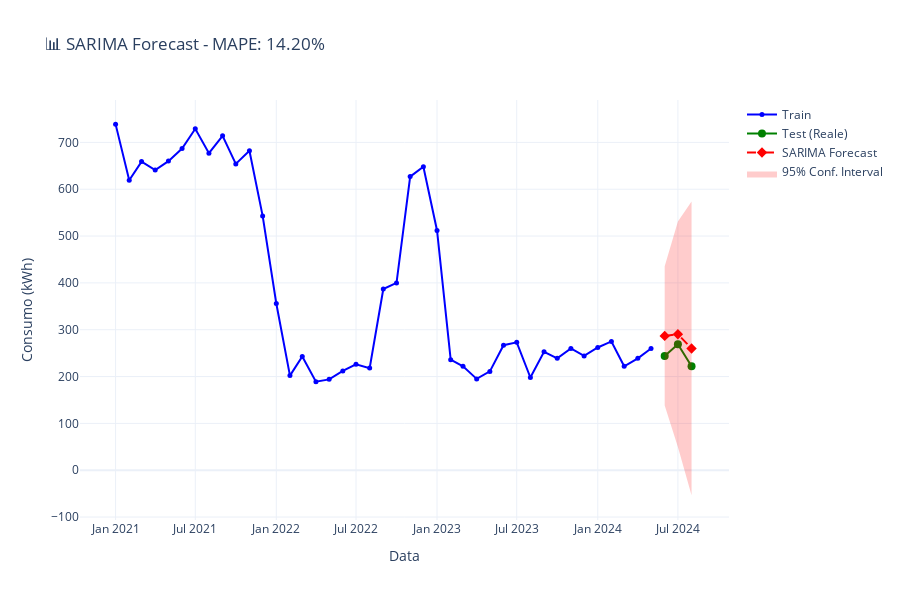

Notebook cell for this chart:
### Code cell
# Grafico interattivo previsioni SARIMA
fig = go.Figure()

# Train
fig.add_trace(go.Scatter(
    x=train.index, y=train['total_kWh'],
    mode='lines+markers',
    name='Train',
    line=dict(color='blue', width=2),
    marker=dict(size=5)
))

# Test (valori reali)
fig.add_trace(go.Scatter(
    x=test.index, y=test['total_kWh'],
    mode='lines+markers',
    name='Test (Reale)',
    line=dict(color='green', width=2),
    marker=dict(size=8)
))

# Previsioni SARIMA
fig.add_trace(go.Scatter(
    x=test.index, y=sarima_forecast,
    mode='lines+markers',
    name='SARIMA Forecast',
    line=dict(color='red', width=2, dash='dash'),
    marker=dict(size=8, symbol='diamond')
))

# Intervallo di confidenza
fig.add_trace(go.Scatter(
    x=test.index.tolist() + test.index.tolist()[::-1],
    y=sarima_conf_int.iloc[:, 1].tolist() + sarima_conf_int.iloc[:, 0].tolist()[::-1],
    fill='toself',
    fillcolor='rgba(255,0,0,0.2)',
    line=dict(color='rgba(255,255,255,0)'),
    showlegend=True,
    name='95% Conf. Interval'
))

fig.update_layout(
    title=f'📊 SARIMA Forecast - MAPE: {metrics_sarima["MAPE (%)"]:.2f}%',
    xaxis_title='Data',
    yaxis_title='Consumo (kWh)',
    height=600,
    hovermode='x unified',
    template='plotly_white'
)

fig.show()

### Figure 1 — Plotly figure (JSON) as saved in the notebook; plotly's stock layout.template omitted (floating-point values rounded to 4 significant figures)
{"data": [{"line": {"color": "blue", "width": 2}, "marker": {"size": 5}, "mode": "lines+markers", "name": "Train", "type": "scatter", "x": ["2021-01-01T00:00:00.000000000", "2021-02-01T00:00:00.000000000", "2021-03-01T00:00:00.000000000", "2021-04-01T00:00:00.000000000", "2021-05-01T00:00:00.000000000", "2021-06-01T00:00:00.000000000", "2021-07-01T00:00:00.000000000", "2021-08-01T00:00:00.000000000", "2021-09-01T00:00:00.000000000", "2021-10-01T00:00:00.000000000", "2021-11-01T00:00:00.000000000", "2021-12-01T00:00:00.000000000", "2022-01-01T00:00:00.000000000", "2022-02-01T00:00:00.000000000", "2022-03-01T00:00:00.000000000", "2022-04-01T00:00:00.000000000", "2022-05-01T00:00:00.000000000", "2022-06-01T00:00:00.000000000", "2022-07-01T00:00:00.000000000", "2022-08-01T00:00:00.000000000", "2022-09-01T00:00:00.000000000", "2022-10-01T00:00:00.000000000", "2022-11-01T00:00:00.000000000", "2022-12-01T00:00:00.000000000", "2023-01-01T00:00:00.000000000", "2023-02-01T00:00:00.000000000", "2023-03-01T00:00:00.000000000", "2023-04-01T00:00:00.000000000", "2023-05-01T00:00:00.000000000", "2023-06-01T00:00:00.000000000", "2023-07-01T00:00:00.000000000", "2023-08-01T00:00:00.000000000", "2023-09-01T00:00:00.000000000", "2023-10-01T00:00:00.000000000", "2023-11-01T00:00:00.000000000", "2023-12-01T00:00:00.000000000", "2024-01-01T00:00:00.000000000", "2024-02-01T00:00:00.000000000", "2024-03-01T00:00:00.000000000", "2024-04-01T00:00:00.000000000", "2024-05-01T00:00:00.000000000"], "y": [739, 619, 659, 641, 660, 687, 729, 677, 714, 654, 682, 543, 356, 202, 243, 189, 194, 212, 226, 218, 387, 400, 627, 648, 512, 236, 222, 195, 211, 267, 273, 198, 253, 239, 260, 244, 262, 275, 222, 239, 260]}, {"line": {"color": "green", "width": 2}, "marker": {"size": 8}, "mode": "lines+markers", "name": "Test (Reale)", "type": "scatter", "x": ["2024-06-01T00:00:00.000000000", "2024-07-01T00:00:00.000000000", "2024-08-01T00:00:00.000000000"], "y": [244, 269, 222]}, {"line": {"color": "red", "dash": "dash", "width": 2}, "marker": {"size": 8, "symbol": "diamond"}, "mode": "lines+markers", "name": "SARIMA Forecast", "type": "scatter", "x": ["2024-06-01T00:00:00.000000000", "2024-07-01T00:00:00.000000000", "2024-08-01T00:00:00.000000000"], "y": [286.8, 290.3, 260.1]}, {"fill": "toself", "fillcolor": "rgba(255,0,0,0.2)", "line": {"color": "rgba(255,255,255,0)"}, "name": "95% Conf. Interval", "showlegend": true, "type": "scatter", "x": ["2024-06-01T00:00:00", "2024-07-01T00:00:00", "2024-08-01T00:00:00", "2024-08-01T00:00:00", "2024-07-01T00:00:00", "2024-06-01T00:00:00"], "y": [435.5, 531.2, 573.6, -53.46, 49.42, 138.0]}], "layout": {"height": 600, "hovermode": "x unified", "title": {"text": "📊 SARIMA Forecast - MAPE: 14.20%"}, "xaxis": {"title": {"text": "Data"}}, "yaxis": {"title": {"text": "Consumo (kWh)"}}}}
